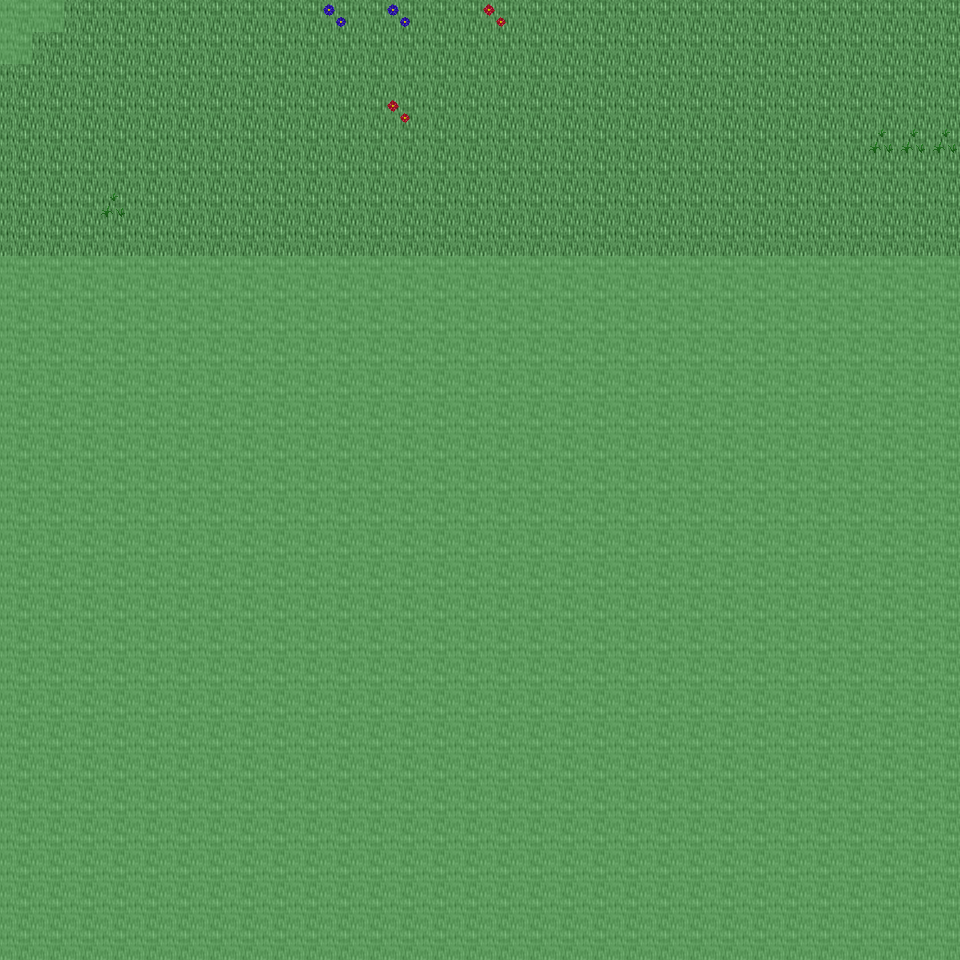

A 2D game scene composited from a Tiled map and its tileset images. What follows is a short description and the map's XML, with each tile layer's data collapsed to a summary:
An orthogonal 30x30 tile map with 32x32 px tiles, 6 tile layers (Ground, Object, Object2, Above, ...), 14 tilesets and 3 objects (3x mapchange).

<map version="1.0" orientation="orthogonal" renderorder="right-down" width="30" height="30" tilewidth="32" tileheight="32" nextobjectid="4">
  <tileset firstgid="1" name="tileset_ground_ground" tilewidth="32" tileheight="32" tilecount="33" columns="3">
    <image source="../drawable/tileset_ground_ground.png" width="96" height="352" />
  </tileset>
  <tileset firstgid="34" name="tileset_ground_ridge_earth_dark" tilewidth="32" tileheight="32" tilecount="96" columns="12">
    <image source="../drawable/tileset_ground_ridge_earth_dark.png" width="384" height="256" />
  </tileset>
  <tileset firstgid="130" name="tileset_ground_earth_edges" tilewidth="32" tileheight="32" tilecount="18" columns="6">
    <image source="../drawable/tileset_ground_earth_edges.png" width="192" height="96" />
  </tileset>
  <tileset firstgid="148" name="tileset_ground_rock_pebbles" tilewidth="32" tileheight="32" tilecount="3" columns="1">
    <image source="../drawable/tileset_ground_rock_pebbles.png" width="32" height="96" />
  </tileset>
  <tileset firstgid="151" name="tileset_plant_grasses" tilewidth="32" tileheight="32" tilecount="6" columns="3">
    <image source="../drawable/tileset_plant_grasses.png" width="96" height="64" />
  </tileset>
  <tileset firstgid="157" name="tileset_plant_flower_daisy_white" tilewidth="32" tileheight="32" tilecount="8" columns="2">
    <image source="../drawable/tileset_plant_flower_daisy_white.png" width="64" height="128" />
  </tileset>
  <tileset firstgid="165" name="tileset_plant_flower_daisy_blue" tilewidth="32" tileheight="32" tilecount="8" columns="2">
    <image source="../drawable/tileset_plant_flower_daisy_blue.png" width="64" height="128" />
  </tileset>
  <tileset firstgid="173" name="tileset_plant_flower_daisy_red" tilewidth="32" tileheight="32" tilecount="8" columns="2">
    <image source="../drawable/tileset_plant_flower_daisy_red.png" width="64" height="128" />
  </tileset>
  <tileset firstgid="181" name="tileset_plant_flower_daisy_yellow" tilewidth="32" tileheight="32" tilecount="8" columns="2">
    <image source="../drawable/tileset_plant_flower_daisy_yellow.png" width="64" height="128" />
  </tileset>
  <tileset firstgid="189" name="tileset_plant_tree_tree_green" tilewidth="32" tileheight="32" tilecount="88" columns="8">
    <image source="../drawable/tileset_plant_tree_tree_green.png" width="256" height="352" />
  </tileset>
  <tileset firstgid="277" name="tileset_logic_collision" tilewidth="32" tileheight="32" tilecount="1" columns="1">
    <image source="../drawable/tileset_logic_collision.png" width="32" height="32" />
  </tileset>
  <tileset firstgid="278" name="tileset_furniture_chair_bench_wooden" tilewidth="32" tileheight="32" tilecount="8" columns="2">
    <image source="../drawable/tileset_furniture_chair_bench_wooden.png" width="64" height="128" />
  </tileset>
  <tileset firstgid="286" name="tileset_plant_stump_int_small_stump_2" tilewidth="32" tileheight="32" tilecount="1" columns="1">
    <image source="../drawable/tileset_plant_stump_int_small_stump_2.png" width="32" height="32" />
  </tileset>
  <tileset firstgid="287" name="tileset_object_well_hoist" tilewidth="32" tileheight="32" tilecount="9" columns="3">
    <image source="../drawable/tileset_object_well_hoist.png" width="96" height="96" />
  </tileset>
  <layer name="Ground" width="30" height="30">
    <data>[900 cells, 240 non-empty, 1 distinct tile ids]</data>
  </layer>
  <layer name="Object" width="30" height="30">
    <data>[900 cells, 11 non-empty, 5 distinct tile ids]</data>
  </layer>
  <layer name="Object2" width="30" height="30">
    <data>[900 cells, 0 non-empty, 0 distinct tile ids]</data>
  </layer>
  <layer name="Above" width="30" height="30">
    <data>[900 cells, 0 non-empty, 0 distinct tile ids]</data>
  </layer>
  <layer name="Above2" width="30" height="30">
    <data>[900 cells, 0 non-empty, 0 distinct tile ids]</data>
  </layer>
  <layer name="Walkable" width="30" height="30">
    <data>[900 cells, 663 non-empty, 1 distinct tile ids]</data>
  </layer>
  <objectgroup name="MapEvents">
    <object id="1" name="north" type="mapchange" x="64" y="0" width="896" height="32">
      <properties>
        <property name="map" value="0_ados_mountain_n2_w2_x1_y3" />
        <property name="place" value="south" />
      </properties>
    </object>
    <object id="2" name="west" type="mapchange" x="0" y="64" width="32" height="192">
      <properties>
        <property name="map" value="0_ados_mountain_n2_w2_x0_y4" />
        <property name="place" value="east" />
      </properties>
    </object>
    <object id="3" name="east" type="mapchange" x="928" y="0" width="32" height="256">
      <properties>
        <property name="map" value="0_ados_mountain_n2_w2_x2_y4" />
        <property name="place" value="west" />
      </properties>
    </object>
  </objectgroup>
</map>
